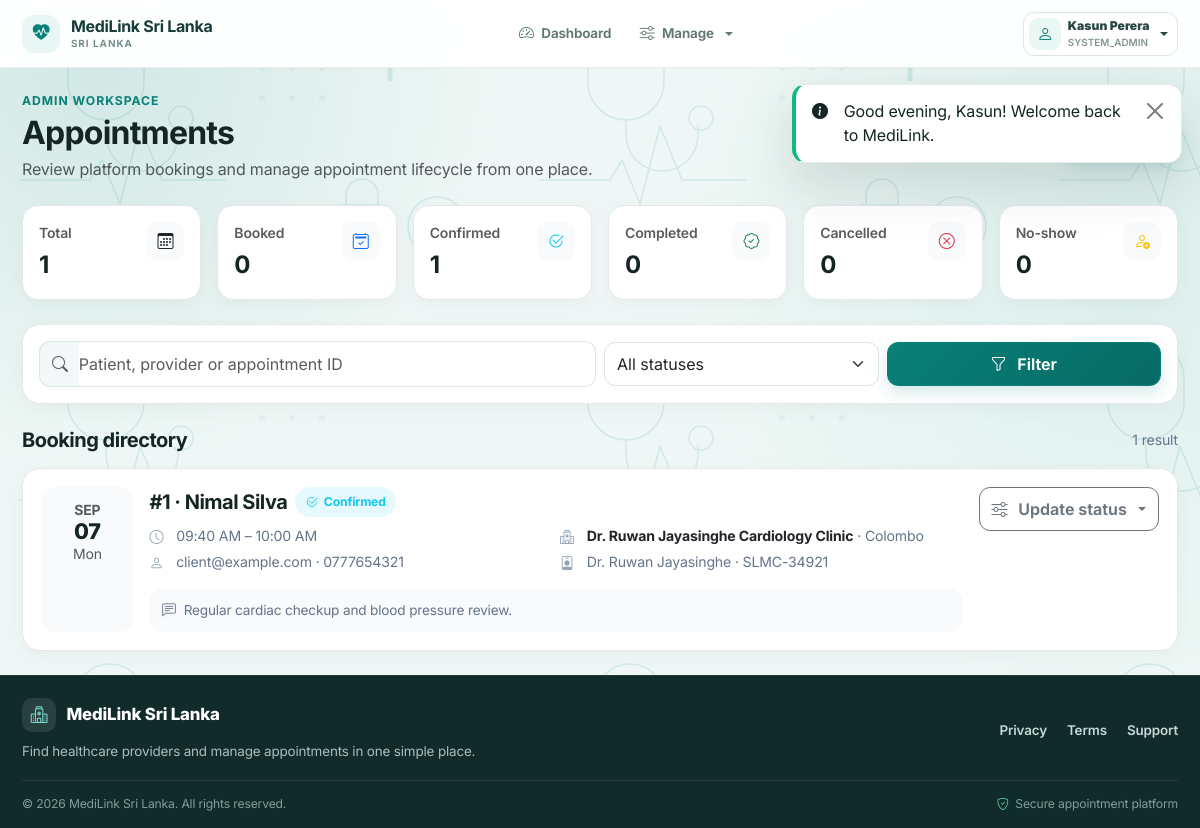
/admin/appointments.php (signed in), run on the app's committed database.
### tables this page shows
CREATE TABLE `APPOINTMENT` (
  `Appointment_ID` INT AUTO_INCREMENT PRIMARY KEY,
  `Client_ID` INT NOT NULL,
  `Slot_ID` INT NOT NULL UNIQUE,
  `Booking_DateTime` DATETIME NOT NULL DEFAULT CURRENT_TIMESTAMP,
  `Status` ENUM('PENDING', 'BOOKED', 'CONFIRMED', 'REJECTED', 'COMPLETED', 'CANCELLED', 'NO_SHOW') NOT NULL DEFAULT 'PENDING',
  `Notes` TEXT NULL,
  `Created_At` TIMESTAMP DEFAULT CURRENT_TIMESTAMP,
  `Updated_At` TIMESTAMP DEFAULT CURRENT_TIMESTAMP ON UPDATE CURRENT_TIMESTAMP,
  CONSTRAINT `fk_appt_client` FOREIGN KEY (`Client_ID`) 
    REFERENCES `CLIENT` (`Client_ID`) ON DELETE CASCADE ON UPDATE CASCADE,
  CONSTRAINT `fk_appt_slot` FOREIGN KEY (`Slot_ID`) 
    REFERENCES `SCHEDULED_SLOT` (`Slot_ID`) ON DELETE RESTRICT ON UPDATE CASCADE,
  INDEX `idx_appt_client_status` (`Client_ID`, `Status`, `Booking_DateTime`)
);

CREATE TABLE `SCHEDULED_SLOT` (
  `Slot_ID` INT AUTO_INCREMENT PRIMARY KEY,
  `Provider_ID` INT NOT NULL,
  `Doctor_ID` INT NULL,
  `Slot_Date` DATE NOT NULL,
  `Start_Time` TIME NOT NULL,
  `End_Time` TIME NOT NULL,
  `Status` ENUM('AVAILABLE', 'BOOKED', 'BLOCKED') NOT NULL DEFAULT 'AVAILABLE',
  `Created_At` TIMESTAMP DEFAULT CURRENT_TIMESTAMP,
  CONSTRAINT `fk_slot_provider` FOREIGN KEY (`Provider_ID`) 
    REFERENCES `PROVIDER` (`Provider_ID`) ON DELETE CASCADE ON UPDATE CASCADE,
  CONSTRAINT `fk_slot_doctor` FOREIGN KEY (`Doctor_ID`) 
    REFERENCES `DOCTOR` (`Doctor_ID`) ON DELETE SET NULL ON UPDATE CASCADE,
  INDEX `idx_slot_provider_date_status` (`Provider_ID`, `Slot_Date`, `Status`),
  INDEX `idx_slot_date_status` (`Slot_Date`, `Status`)
);

CREATE TABLE `USER` (
  `User_ID` INT AUTO_INCREMENT PRIMARY KEY,
  `Email` VARCHAR(191) NOT NULL UNIQUE,
  `Password_Hash` VARCHAR(255) NOT NULL,
  `First_Name` VARCHAR(100) NOT NULL,
  `Last_Name` VARCHAR(100) NOT NULL,
  `Phone` VARCHAR(30) NOT NULL,
  `NIC_No` VARCHAR(20) NULL,
  `Role_Type` ENUM('CLIENT', 'PROVIDER', 'SYSTEM_ADMIN', 'OWNER') NOT NULL,
  `Account_Status` ENUM('ACTIVE', 'SUSPENDED', 'PENDING') NOT NULL DEFAULT 'ACTIVE',
  `Created_At` TIMESTAMP DEFAULT CURRENT_TIMESTAMP,
  `Updated_At` TIMESTAMP DEFAULT CURRENT_TIMESTAMP ON UPDATE CURRENT_TIMESTAMP,
  INDEX `idx_user_email` (`Email`),
  INDEX `idx_user_role_status` (`Role_Type`, `Account_Status`)
);

CREATE TABLE `PROVIDER` (
  `Provider_ID` INT AUTO_INCREMENT PRIMARY KEY,
  `User_ID` INT NOT NULL UNIQUE,
  `Provider_Type` ENUM('DOCTOR', 'HEALTHCARE_CENTRE') NOT NULL,
  `Business_Name` VARCHAR(200) NOT NULL,
  `Address` VARCHAR(255) NOT NULL,
  `City` VARCHAR(100) NOT NULL,
  `Latitude` DECIMAL(10, 8) NOT NULL DEFAULT 6.92710000,
  `Longitude` DECIMAL(11, 8) NOT NULL DEFAULT 79.86120000,
  `Contact_Number` VARCHAR(30) NOT NULL,
  `Description` TEXT NULL,
  `Verification_Status` ENUM('PENDING', 'VERIFIED', 'REJECTED') NOT NULL DEFAULT 'PENDING',
  `Created_At` TIMESTAMP DEFAULT CURRENT_TIMESTAMP,
  CONSTRAINT `fk_provider_user` FOREIGN KEY (`User_ID`) 
    REFERENCES `USER` (`User_ID`) ON DELETE CASCADE ON UPDATE CASCADE,
  INDEX `idx_provider_city_type` (`City`, `Provider_Type`),
  INDEX `idx_provider_verification` (`Verification_Status`)
);

CREATE TABLE `DOCTOR` (
  `Doctor_ID` INT AUTO_INCREMENT PRIMARY KEY,
  `Provider_ID` INT NOT NULL UNIQUE,
  `Medical_License_No` VARCHAR(100) NOT NULL UNIQUE,
  `Professional_Bio` TEXT NULL,
  `Experience_Years` INT NOT NULL DEFAULT 0,
  `Consultation_Duration` INT NOT NULL DEFAULT 30,
  `Verification_Status` ENUM('PENDING', 'VERIFIED', 'REJECTED') NOT NULL DEFAULT 'PENDING',
  CONSTRAINT `fk_doctor_provider` FOREIGN KEY (`Provider_ID`) 
    REFERENCES `PROVIDER` (`Provider_ID`) ON DELETE CASCADE ON UPDATE CASCADE,
  INDEX `idx_doctor_license` (`Medical_License_No`)
);

### includes/functions.php (called while the page is built, shortened)
<?php
function e(?string $string): string {
    return htmlspecialchars((string)$string, ENT_QUOTES, 'UTF-8');
}
function url(string $path = ''): string {
    $path = ltrim($path, '/');
    return rtrim(BASE_URL, '/') . '/' . $path;
}
function formatTime(?string $time): string {
    return date('h:i A', strtotime($time));
}

### admin/appointments.php (the view, shortened to what this page needs)
<?php
require_once __DIR__ . '/../includes/functions.php';
$db = Database::getConnection();
$mStmt = $db->query("
    SELECT
        COUNT(*) AS total,
        SUM(CASE WHEN Status = 'PENDING' THEN 1 ELSE 0 END) AS pending,
        SUM(CASE WHEN Status = 'BOOKED' THEN 1 ELSE 0 END) AS booked,
        SUM(CASE WHEN Status = 'CONFIRMED' THEN 1 ELSE 0 END) AS confirmed,
        SUM(CASE WHEN Status = 'COMPLETED' THEN 1 ELSE 0 END) AS completed,
        SUM(CASE WHEN Status = 'CANCELLED' THEN 1 ELSE 0 END) AS cancelled,
        SUM(CASE WHEN Status = 'NO_SHOW' THEN 1 ELSE 0 END) AS no_show
    FROM `APPOINTMENT`
");
$metrics = $mStmt->fetch();
$statusFilter = $_GET['status'] ?? 'ALL';
$searchQuery = trim($_GET['q'] ?? '');
$sql = "
    SELECT a.Appointment_ID, a.Booking_DateTime, a.Status, a.Notes, a.Created_At,
           s.Slot_Date, s.Start_Time, s.End_Time,
           c.Client_ID, cu.First_Name AS Patient_First, cu.Last_Name AS Patient_Last, cu.Email AS Patient_Email, cu.Phone AS Patient_Phone,
           p.Provider_ID, p.Business_Name, p.Provider_Type, p.City AS Provider_City,
           d.Medical_License_No, du.First_Name AS Doctor_First, du.Last_Name AS Doctor_Last
    FROM `APPOINTMENT` a
    JOIN `SCHEDULED_SLOT` s ON a.Slot_ID = s.Slot_ID
    JOIN `PROVIDER` p ON s.Provider_ID = p.Provider_ID
    JOIN `CLIENT` c ON a.Client_ID = c.Client_ID
    JOIN `USER` cu ON c.User_ID = cu.User_ID
    LEFT JOIN `DOCTOR` d ON s.Doctor_ID = d.Doctor_ID
    LEFT JOIN `PROVIDER` dp ON d.Provider_ID = dp.Provider_ID
    LEFT JOIN `USER` du ON dp.User_ID = du.User_ID
    WHERE 1=1
";
$params = [];
$sql .= " ORDER BY s.Slot_Date DESC, s.Start_Time DESC";
$stmt = $db->prepare($sql);
$stmt->execute($params);
$appointments = $stmt->fetchAll();
require_once __DIR__ . '/../includes/header.php';
$statusMeta = [
    'PENDING' => ['class' => 'warning', 'icon' => 'hourglass-split', 'label' => 'Pending'],
    'BOOKED' => ['class' => 'primary', 'icon' => 'calendar2-check', 'label' => 'Booked'],
    'CONFIRMED' => ['class' => 'info', 'icon' => 'check2-circle', 'label' => 'Confirmed'],
    'COMPLETED' => ['class' => 'success', 'icon' => 'patch-check', 'label' => 'Completed'],
    'REJECTED' => ['class' => 'danger', 'icon' => 'x-octagon', 'label' => 'Rejected'],
    'CANCELLED' => ['class' => 'danger', 'icon' => 'x-circle', 'label' => 'Cancelled'],
    'NO_SHOW' => ['class' => 'warning', 'icon' => 'person-x', 'label' => 'No-show'],
];
?>
<div class="container py-4 admin-appt-page">
  <div class="d-flex flex-column flex-lg-row justify-content-between align-items-lg-center gap-3 mb-4">
    <div>
      <div class="page-kicker mb-1">Admin workspace</div>
      <h2 class="fw-bold mb-1">Appointments</h2>
      <p class="text-muted mb-0">Review platform bookings and manage appointment lifecycle from one place.</p>
    </div>
    <div class="d-flex gap-2 header-actions">
      <a href="<?= url('admin/dashboard.php') ?>" class="btn btn-outline-secondary"><i class="bi bi-grid me-1"></i> Dashboard</a>
      <a href="<?= url('admin/reports.php') ?>" class="btn btn-teal"><i class="bi bi-bar-chart-line me-1"></i> Reports</a>
    </div>
  </div>
  <div class="row g-3 mb-4">
    <?php
      $metricItems = [
        ['Total', (int)$metrics['total'], 'calendar3', 'dark'],
        ['Booked', (int)$metrics['booked'], 'calendar2-check', 'primary'],
        ['Confirmed', (int)$metrics['confirmed'], 'check2-circle', 'info'],
        ['Completed', (int)$metrics['completed'], 'patch-check', 'success'],
        ['Cancelled', (int)$metrics['cancelled'], 'x-circle', 'danger'],
        ['No-show', (int)$metrics['no_show'], 'person-x', 'warning'],
      ];
    ?>
    <?php foreach ($metricItems as [$label,$value,$icon,$tone]): ?>
      <div class="col-6 col-md-4 col-xl-2">
        <div class="metric-card">
          <div class="d-flex justify-content-between align-items-start gap-2">
            <div><div class="small text-muted fw-semibold mb-1"><?= e($label) ?></div><div class="fs-4 fw-bold mb-0"><?= $value ?></div></div>
            <div class="metric-icon text-<?= e($tone) ?>"><i class="bi bi-<?= e($icon) ?>"></i></div>
          </div>
        </div>
      </div>
    <?php endforeach; ?>
  </div>
  <div class="filter-card p-3 mb-4">
    <form method="GET" action="<?= url('admin/appointments.php') ?>" class="row g-2 align-items-center">
      <div class="col-lg-6">
        <div class="input-group">
          <span class="input-group-text bg-white border-end-0"><i class="bi bi-search text-muted"></i></span>
          <input type="search" name="q" class="form-control border-start-0 ps-0" placeholder="Patient, provider or appointment ID" value="<?= e($searchQuery) ?>">
        </div>
      </div>
      <div class="col-sm-7 col-lg-3">
        <select name="status" class="form-select">
          <option value="ALL" <?= $statusFilter === 'ALL' ? 'selected' : '' ?>>All statuses</option>
        </select>
      </div>
      <div class="col-sm-5 col-lg-3 d-flex gap-2">
        <button class="btn btn-teal flex-grow-1" type="submit"><i class="bi bi-funnel me-1"></i> Filter</button>
      </div>
    </form>
  </div>
  <div class="d-flex justify-content-between align-items-center mb-3">
    <h5 class="fw-bold mb-0">Booking directory</h5>
    <div class="result-count"><?= count($appointments) ?> result<?= count($appointments) === 1 ? '' : 's' ?></div>
  </div>
  <?php if (empty($appointments)): ?>
    <div class="filter-card text-center py-5 px-3">
      <div class="metric-icon mx-auto mb-3"><i class="bi bi-calendar-x"></i></div>
      <h5 class="fw-bold">No appointments found</h5>
      <p class="text-muted small mb-3">No booking records match the current search and status filters.</p>
      <?php if ($statusFilter !== 'ALL' || $searchQuery !== ''): ?><a href="<?= url('admin/appointments.php') ?>" class="btn btn-outline-secondary btn-sm">Clear filters</a><?php endif; ?>
    </div>
  <?php else: ?>
    <div class="d-grid gap-3">
      <?php foreach ($appointments as $a): ?>
        <?php $meta = $statusMeta[$a['Status']] ?? ['class'=>'secondary','icon'=>'circle','label'=>$a['Status']]; ?>
        <article class="appointment-card">
          <div class="d-flex flex-column flex-xl-row gap-3">
            <div class="d-flex gap-3 flex-grow-1">
              <div class="appt-date flex-shrink-0">
                <div class="small text-uppercase text-muted fw-bold"><?= e(date('M', strtotime($a['Slot_Date']))) ?></div>
                <div class="day"><?= e(date('d', strtotime($a['Slot_Date']))) ?></div>
                <div class="small text-muted"><?= e(date('D', strtotime($a['Slot_Date']))) ?></div>
              </div>
              <div class="flex-grow-1 min-w-0">
                <div class="d-flex flex-wrap align-items-center gap-2 mb-2">
                  <h5 class="fw-bold mb-0">#<?= (int)$a['Appointment_ID'] ?> · <?= e($a['Patient_First'].' '.$a['Patient_Last']) ?></h5>
                  <span class="status-pill bg-<?= e($meta['class']) ?> bg-opacity-10 text-<?= e($meta['class']) ?>"><i class="bi bi-<?= e($meta['icon']) ?>"></i><?= e($meta['label']) ?></span>
                </div>
                <div class="row g-2">
                  <div class="col-md-6">
                    <div class="info-line"><i class="bi bi-clock"></i><span><?= formatTime($a['Start_Time']) ?> – <?= formatTime($a['End_Time']) ?></span></div>
                    <div class="info-line mt-1"><i class="bi bi-person"></i><span><?= e($a['Patient_Email']) ?><?php if (!empty($a['Patient_Phone'])): ?> · <?= e($a['Patient_Phone']) ?><?php endif; ?></span></div>
                  </div>
                  <div class="col-md-6">
                    <div class="info-line"><i class="bi bi-hospital"></i><span><strong class="text-dark"><?= e($a['Business_Name']) ?></strong> · <?= e($a['Provider_City']) ?></span></div>
                    <div class="info-line mt-1"><i class="bi bi-person-badge"></i><span><?php if ($a['Doctor_First']): ?>Dr. <?= e($a['Doctor_First'].' '.$a['Doctor_Last']) ?><?php if ($a['Medical_License_No']): ?> · <?= e($a['Medical_License_No']) ?><?php endif; ?><?php else: ?>Provider-managed appointment<?php endif; ?></span></div>
                  </div>
                </div>
                <?php if (!empty($a['Notes'])): ?><div class="notes-box mt-3"><i class="bi bi-chat-left-text me-2"></i><?= e($a['Notes']) ?></div><?php endif; ?>
              </div>
            </div>
            <div class="d-flex align-items-start justify-content-xl-end flex-shrink-0">
              <div class="dropdown w-100">
                <button class="btn btn-outline-secondary dropdown-toggle w-100" type="button" data-bs-toggle="dropdown"><i class="bi bi-sliders me-1"></i> Update status</button>
              </div>
            </div>
          </div>
        </article>
      <?php endforeach; ?>
    </div>
  <?php endif; ?>
</div>
<?php require_once __DIR__ . '/../includes/footer.php'; ?>

### admin/appointments.php (style rules this page uses)
.admin-appt-page { --aa-border:#e5e7eb;--aa-muted:#64748b;--aa-soft:#f8fafc }
.admin-appt-page .page-kicker { font-size:.76rem;letter-spacing:.08em;text-transform:uppercase;font-weight:700;color:var(--primary-teal,#087f78) }
.admin-appt-page .metric-card { height:100%;border:1px solid var(--aa-border);border-radius:16px;background:#fff;padding:1rem;box-shadow:0 4px 18px rgba(15,23,42,.035) }
.admin-appt-page .metric-icon { width:38px;height:38px;border-radius:11px;display:grid;place-items:center;background:var(--aa-soft);font-size:1rem }
.admin-appt-page .filter-card,.admin-appt-page .appointment-card { border:1px solid var(--aa-border);border-radius:18px;background:#fff;box-shadow:0 5px 20px rgba(15,23,42,.035) }
.admin-appt-page .appointment-card { padding:1.15rem;transition:transform .18s ease,box-shadow .18s ease }
.admin-appt-page .appt-date { min-width:92px;border-radius:14px;background:var(--aa-soft);padding:.75rem;text-align:center }
.admin-appt-page .appt-date .day { font-size:1.35rem;font-weight:800;line-height:1.05 }
.admin-appt-page .info-line { display:flex;gap:.55rem;align-items:flex-start;color:var(--aa-muted);font-size:.88rem }
.admin-appt-page .info-line i { width:18px;color:#94a3b8;margin-top:.05rem }
.admin-appt-page .status-pill { display:inline-flex;align-items:center;gap:.38rem;padding:.38rem .65rem;border-radius:999px;font-size:.76rem;font-weight:700 }
.admin-appt-page .notes-box { background:var(--aa-soft);border-radius:12px;padding:.7rem .8rem;color:var(--aa-muted);font-size:.85rem }
.admin-appt-page .result-count { font-size:.88rem;color:var(--aa-muted) }

### data on the page
appointment: Slot_ID.Slot_Date "SEP", Slot_ID.Slot_Date "07", Slot_ID.Slot_Date "Mon", Appointment_ID "1", user.First_Name+Last_Name "Nimal Silva", Status "Confirmed", Slot_ID.Start_Time "09:40 AM", Slot_ID.End_Time "10:00 AM", user.Email "client@example.com", user.Phone "0777654321", provider.Business_Name "Dr. Ruwan Jayasinghe Cardiology Clinic", provider.City "Colombo", user.First_Name+Last_Name "Ruwan Jayasinghe", doctor.Medical_License_No "SLMC-34921", Notes "Regular cardiac checkup and blood pressure review."

### other printed values
APP_NAME "MediLink Sri Lanka"
$user['full_name'] "Kasun Perera"
$user['role'] "SYSTEM_ADMIN"
$flash['message'] "Good evening, Kasun! Welcome back to MediLink."
$label "Total"
$value "1"
$label "Booked"
$value "0"
$label "Confirmed"
$label "Completed"
$label "Cancelled"
$label "No-show"
count($appointments) "1"
